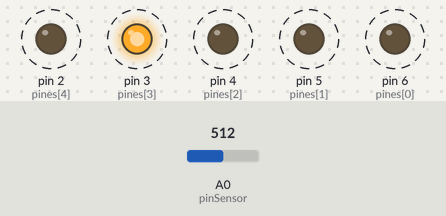
Simulated run of this sketch. Board: Arduino Uno, built with avr-gcc and run on an emulated ATmega328P. Parts: output pins drawn as LEDs (lit = HIGH). Dashed ring = blinking. Inputs (shaded band) come from the test bench; at power-on: A0 (pinSensor) = 512.

Above: at 1.35 s.
1.4 s: A0 (pinSensor) set to 106
4.4 s: A0 (pinSensor) set to 94
At 4.8 s:
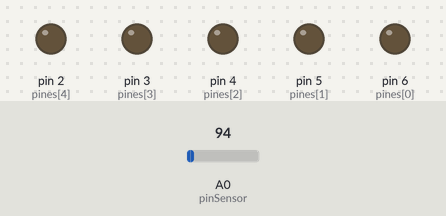
6.0 s: A0 (pinSensor) set to 110
At 6.15 s:
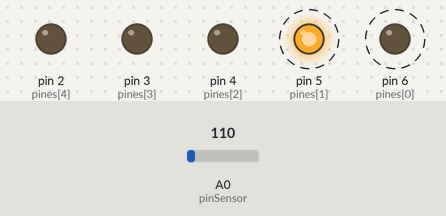
9.0 s: A0 (pinSensor) set to 90
At 9.4 s:
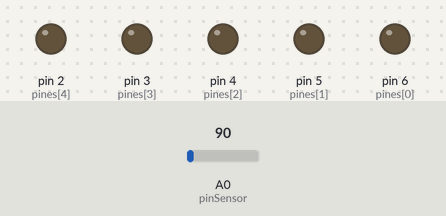
Timing chart, 0 to 11.5 s (numbered marks = the images above; inputs shaded):
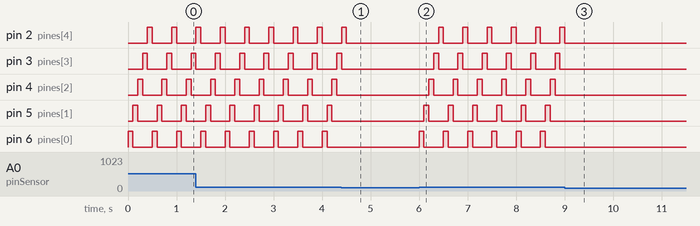

Measured:
- the behaviour switches between 101 and 100 on A0 (pinSensor) (found by bisection; images 0 and 1)
- after the input at 4.4 s, pin 2 (pines[4]): goes on until 4.5 s, then stays LOW; pin 3 (pines[3]): goes on until 4.4 s, then stays LOW; pin 4 (pines[2]), pin 5 (pines[1]), pin 6 (pines[0]): stops changing and stays LOW
- after the input at 6.0 s, pin 2 (pines[4]): alternates HIGH for 0.10 s and LOW for 0.40 s, starting after 0.40 s; pin 3 (pines[3]): alternates HIGH for 0.10 s and LOW for 0.40 s, starting after 0.30 s
- after the input at 9.0 s, pin 2 (pines[4]): goes on until 9.0 s, then stays LOW; pin 3 (pines[3]), pin 4 (pines[2]), pin 5 (pines[1]), pin 6 (pines[0]): stops changing and stays LOW
- by itself, pin 2 (pines[4]), pin 3 (pines[3]), pin 4 (pines[2]), pin 5 (pines[1]), pin 6 (pines[0]): alternates HIGH for 0.10 s and LOW for 0.40 s

The sketch:

ejemplo_for.ino
```cpp
int pines[] = {6, 5, 4, 3, 2}; //arreglo de pines de los leds
int pinSensor = A0;
int umbral = 100;

void setup() {

  for (int i = 0; i < 5; i++) {
    pinMode(pines[i], OUTPUT);
  }

}

void loop() {

  int valor = analogRead(pinSensor);

  //si el valor que lee el sensor es mayor del umbral
  if (valor > umbral) {

    //hace que parpadeen los leds uno por uno
    for (int i = 0; i < 5; i++) {
      digitalWrite(pines[i], HIGH);
      delay(100);
      digitalWrite(pines[i], LOW);
    }

  }

}
```
